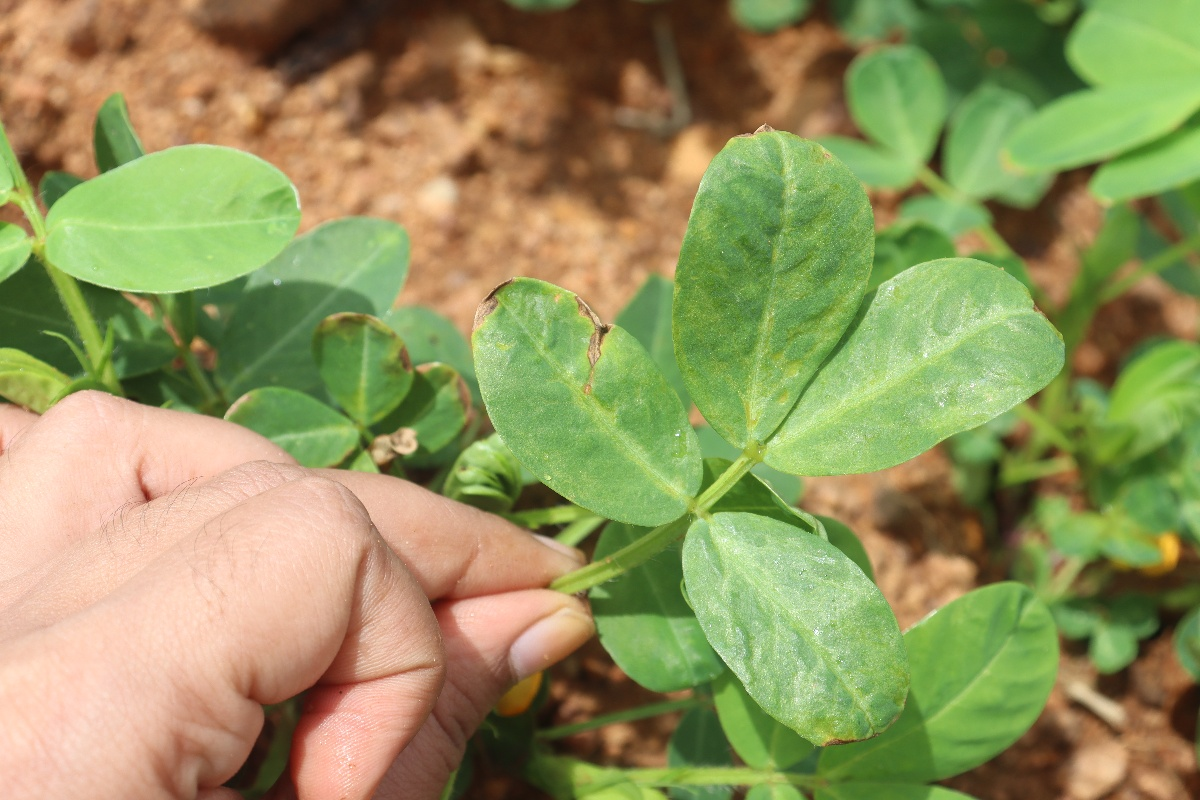
#> input picture server/uploads/leaf-1789100405945-171411538.jpg, 1200 x 800 px
$ python -i quality_checker.py   (imports and definitions only)   (older library calls are emulated)
#> lines starting #> are read from the running program, lines starting #| are printed output that depends on the picture; after the words box and inside, x2 and y2 are one past the last pixel; in counts of white or black regions, pixels touching at a corner belong together
import cv2
import numpy as np

def check_image_quality(image_path_or_bytes):
    """
    Evaluates leaf image quality for agricultural AI inference.
    Returns:
      {
        'passed': bool,
        'reason': str or None,
        'metrics': {
          'resolution': (width, height),
          'blur_variance': float,
          'mean_brightness': float,
          'leaf_pixel_ratio': float
        }
      }
    """
    if isinstance(image_path_or_bytes, str):
        img = cv2.imread(image_path_or_bytes)
#> img is the input picture: shape (800, 1200, 3); mean B, G, R 92.5, 146.7, 146.3
    else:
        nparr = np.frombuffer(image_path_or_bytes, np.uint8)
        img = cv2.imdecode(nparr, cv2.IMREAD_COLOR)

    if img is None:
        return {
            'passed': False,
            'reason': 'Corrupted or unreadable image format. Please submit a valid JPG or PNG.',
            'metrics': None
        }

    h, w = img.shape[:2]
#> h = 800; w = 1200
    if h < 120 or w < 120:
        return {
            'passed': False,
            'reason': f'Image resolution is too low ({w}x{h} px). Minimum recommended is 224x224 px.',
            'metrics': {'resolution': (w, h)}
        }

    gray = cv2.cvtColor(img, cv2.COLOR_BGR2GRAY)
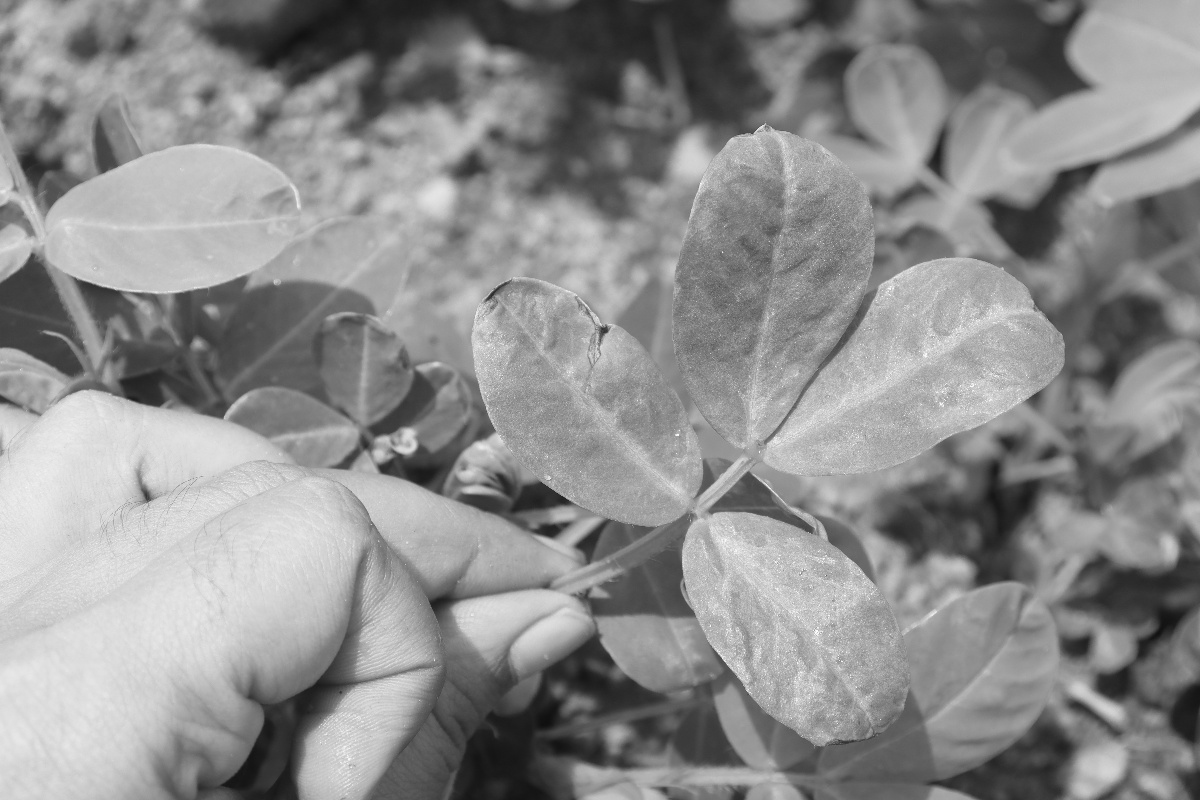
#> gray: shape (800, 1200); min 15, max 253, mean 140.4

    # 1. Blur evaluation using Laplacian variance
    blur_var = float(cv2.Laplacian(gray, cv2.CV_64F).var())
#> blur_var = 368
    if blur_var < 30.0:
        return {
            'passed': False,
            'reason': 'Image is excessively blurry for reliable AI analysis. Please retake photo holding the camera steady and focused on the leaf.',
            'metrics': {
                'resolution': (w, h),
                'blur_variance': round(blur_var, 2)
            }
        }

    # 2. Brightness evaluation
    mean_brightness = float(np.mean(gray))
#> mean_brightness = 140.4
    if mean_brightness < 25.0:
        return {
            'passed': False,
            'reason': 'Image is too dark. Please take photo under adequate daylight or diffused natural light.',
            'metrics': {
                'resolution': (w, h),
                'blur_variance': round(blur_var, 2),
                'mean_brightness': round(mean_brightness, 2)
            }
        }
    if mean_brightness > 240.0:
        return {
            'passed': False,
            'reason': 'Image is overexposed / too bright. Please avoid intense direct camera flash or specular reflection.',
            'metrics': {
                'resolution': (w, h),
                'blur_variance': round(blur_var, 2),
                'mean_brightness': round(mean_brightness, 2)
            }
        }

    # 3. Foliage / Leaf presence check via HSV color segmentation
    hsv = cv2.cvtColor(img, cv2.COLOR_BGR2HSV)
#> hsv: shape (800, 1200, 3); mean H, S, V 29.9, 122.1, 166.8
    # Green canopy mask
    lower_green = np.array([25, 25, 25])
    upper_green = np.array([95, 255, 255])
    green_mask = cv2.inRange(hsv, lower_green, upper_green)
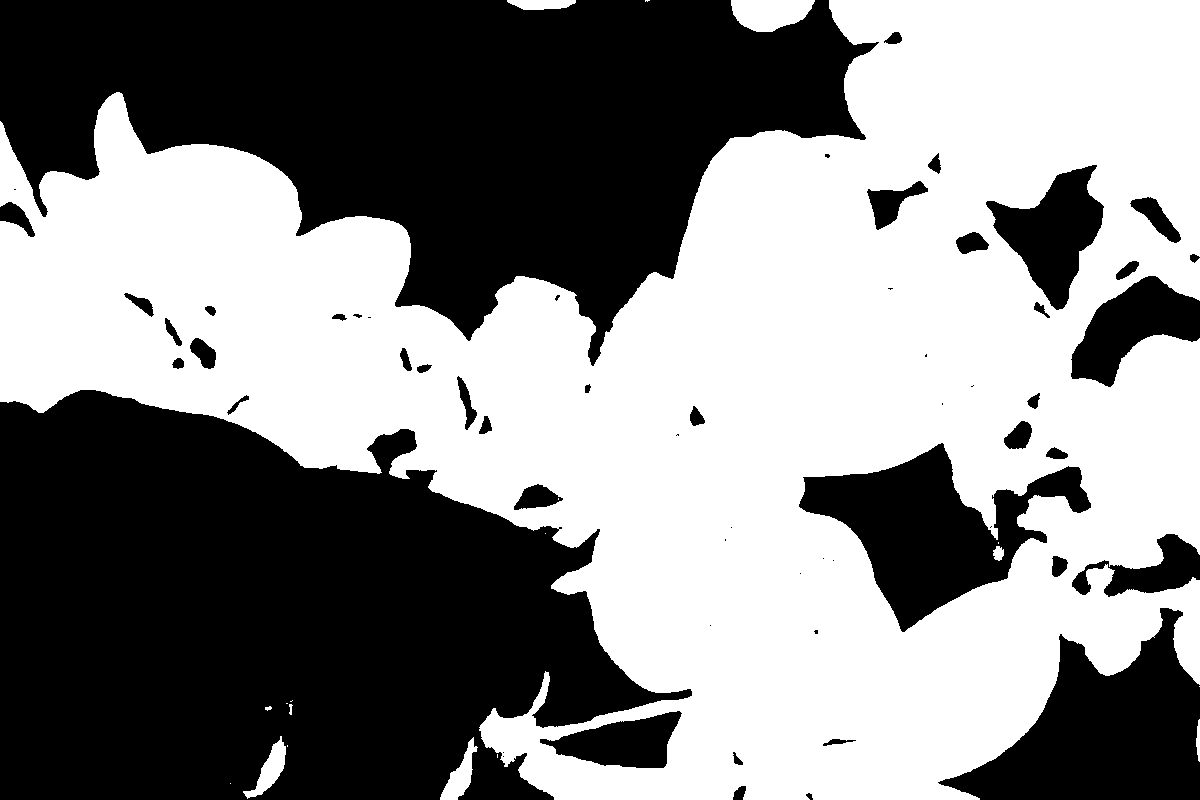
#> green_mask: shape (800, 1200); 52.6% white; 59 black regions (19 under 20 px), largest, box (x1, y1, x2, y2) and area: (0, 390, 692, 800) 198869, (0, 0, 879, 366) 174503, (938, 608, 1200, 800) 26442

    # Also include chlorotic/rust yellowish-brown foliar areas
    lower_foliar = np.array([10, 30, 30])
    upper_foliar = np.array([30, 255, 255])
    foliar_mask = cv2.inRange(hsv, lower_foliar, upper_foliar)
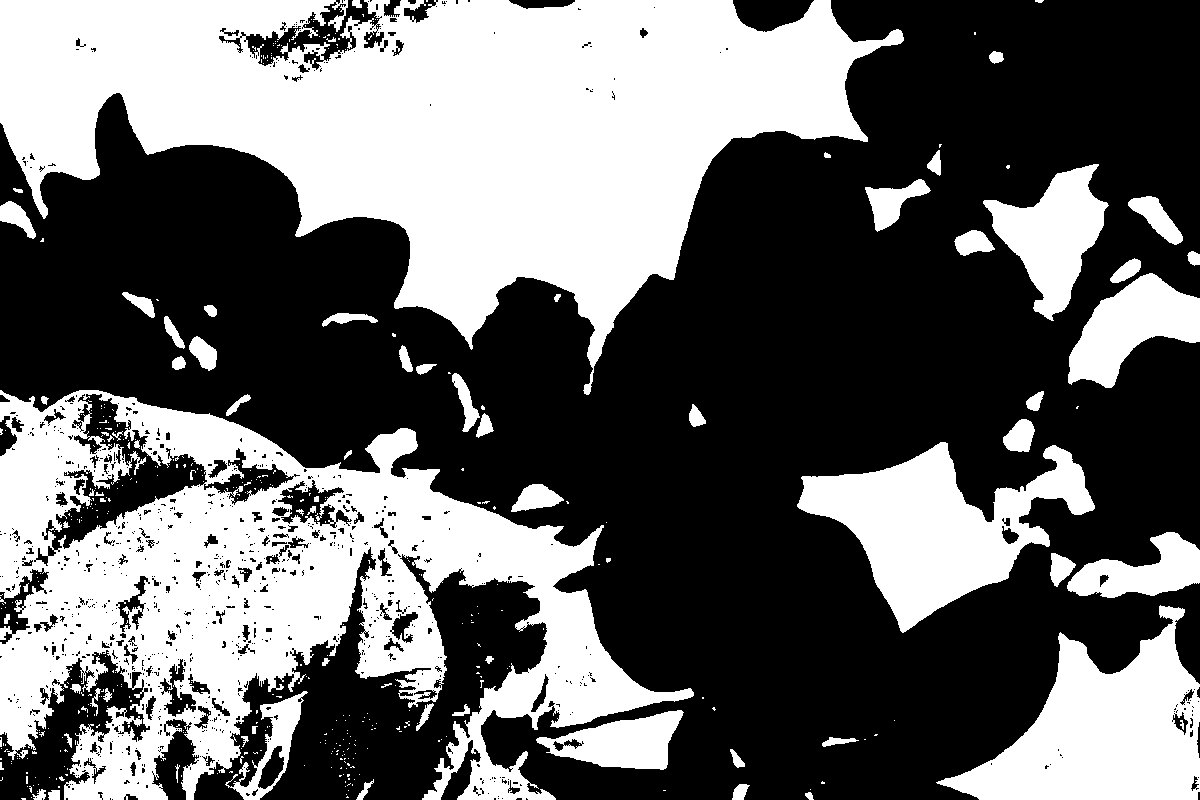
#> foliar_mask: shape (800, 1200); 41.1% white; 468 white regions (392 under 20 px), largest, box (x1, y1, x2, y2) and area: (0, 0, 904, 395) 172092, (0, 390, 694, 800) 127282, (936, 605, 1200, 800) 26506

    combined_plant_mask = cv2.bitwise_or(green_mask, foliar_mask)
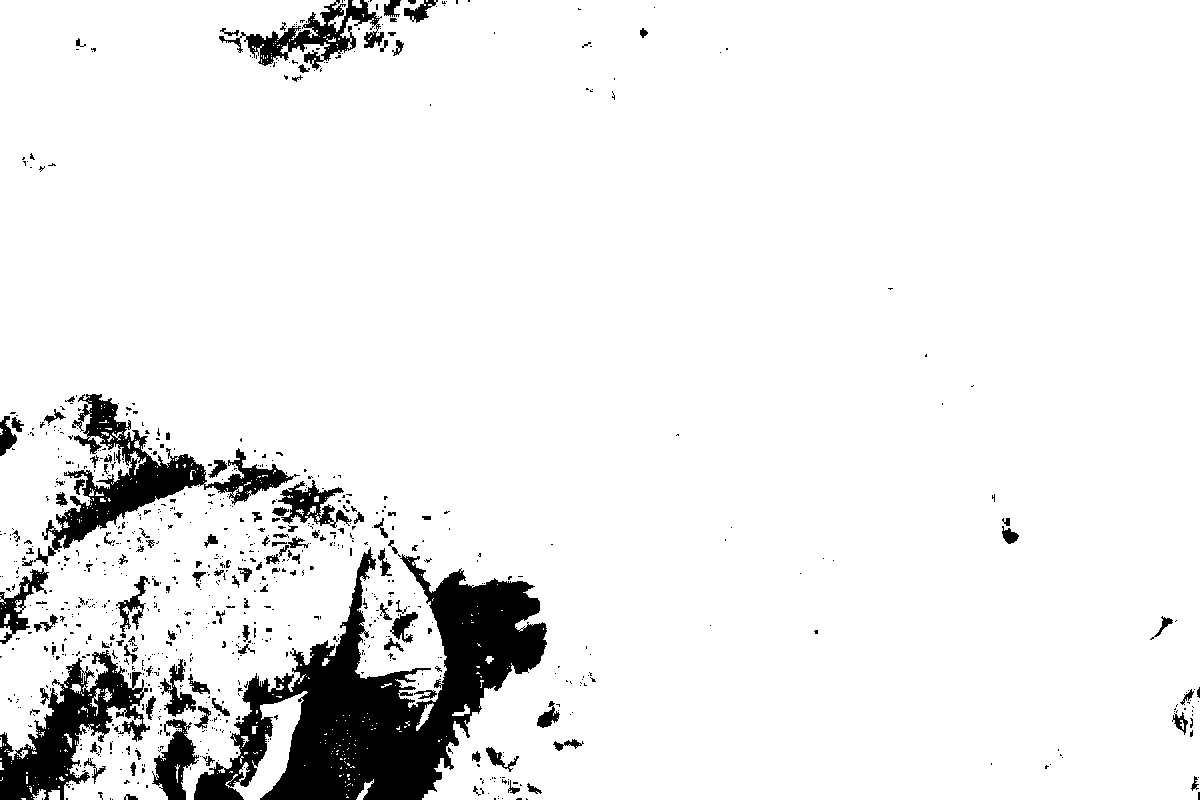
#> combined_plant_mask: shape (800, 1200); 92.2% white; 868 black regions (738 under 20 px), largest, box (x1, y1, x2, y2) and area: (194, 547, 547, 800) 36043, (34, 394, 300, 566) 9421, (0, 650, 150, 800) 8695
    plant_pixel_count = int(np.count_nonzero(combined_plant_mask))
#> plant_pixel_count = 885280
    total_pixels = h * w
#> total_pixels = 960000
    plant_ratio = plant_pixel_count / total_pixels
#> plant_ratio = 0.922

    if plant_ratio < 0.05:
        return {
            'passed': False,
            'reason': 'No groundnut leaf or vegetation detected in the frame. Please frame the crop leaf prominently.',
            'metrics': {
                'resolution': (w, h),
                'blur_variance': round(blur_var, 2),
                'mean_brightness': round(mean_brightness, 2),
                'leaf_pixel_ratio': round(plant_ratio, 3)
            }
        }

    return {
        'passed': True,
        'reason': None,
        'metrics': {
            'resolution': (w, h),
            'blur_variance': round(blur_var, 2),
            'mean_brightness': round(mean_brightness, 2),
            'leaf_pixel_ratio': round(plant_ratio, 3)
        }
    }

>>> result = check_image_quality('../../server/uploads/leaf-1789100405945-171411538.jpg')
#> result = 3 items

$ run again, on server/uploads/leaf-1789105374499-632549881.jpg
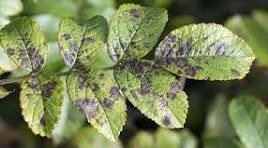
#> input picture server/uploads/leaf-1789105374499-632549881.jpg, 268 x 148 px
#> in check_image_quality, img is the input picture: shape (148, 268, 3); mean B, G, R 86.1, 129.9, 120
#> in check_image_quality, `gray = cv2.cvtColor(img, cv2.COLOR_BGR2GRAY)`:
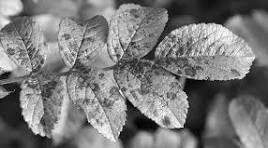
#> gray: shape (148, 268); min 0, max 253, mean 122
#> blur_var = 2429.8
#> mean_brightness = 122
#> hsv: shape (148, 268, 3); mean H, S, V 37.7, 94.3, 130.7
#> green_mask: shape (148, 268); 88.4% white; 105 black regions (77 under 20 px), largest, box (x1, y1, x2, y2) and area: (146, 34, 205, 123) 1273, (0, 119, 19, 148) 356, (126, 100, 158, 131) 350
#> foliar_mask: shape (148, 268); 14.7% white; 59 white regions (35 under 20 px), largest, box (x1, y1, x2, y2) and area: (135, 52, 208, 128) 1094, (0, 49, 56, 113) 1020, (0, 113, 45, 148) 756
#> in check_image_quality, `combined_plant_mask = cv2.bitwise_or(green_mask, foliar_mask)`:
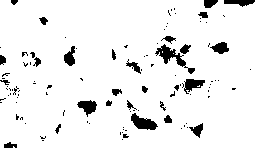
#> combined_plant_mask: shape (148, 268); 93.4% white; 109 black regions (82 under 20 px), largest, box (x1, y1, x2, y2) and area: (155, 44, 195, 74) 316, (131, 113, 158, 130) 255, (77, 100, 97, 117) 187
#> plant_pixel_count = 37061
#> plant_ratio = 0.934
#> result = 3 items
